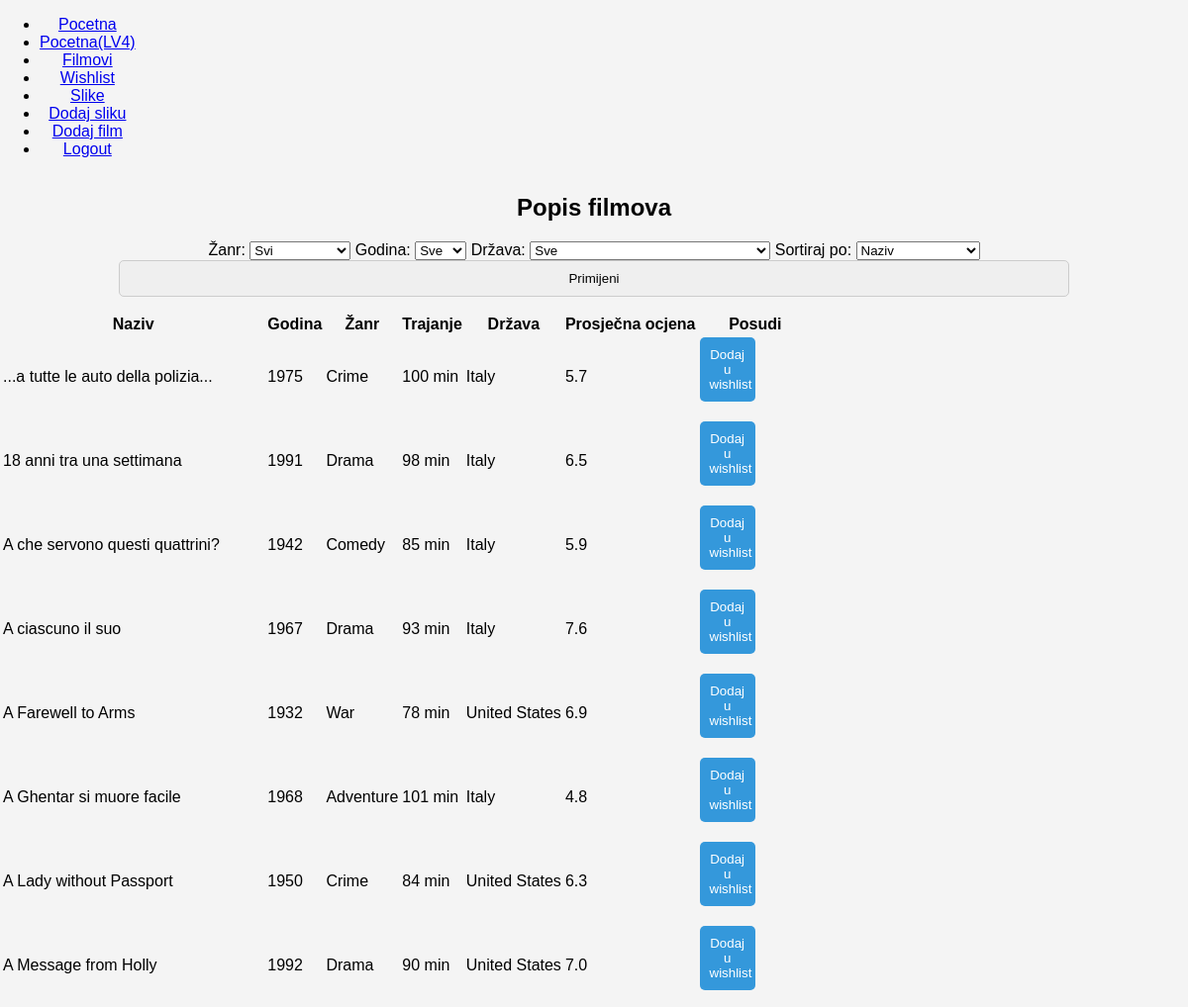
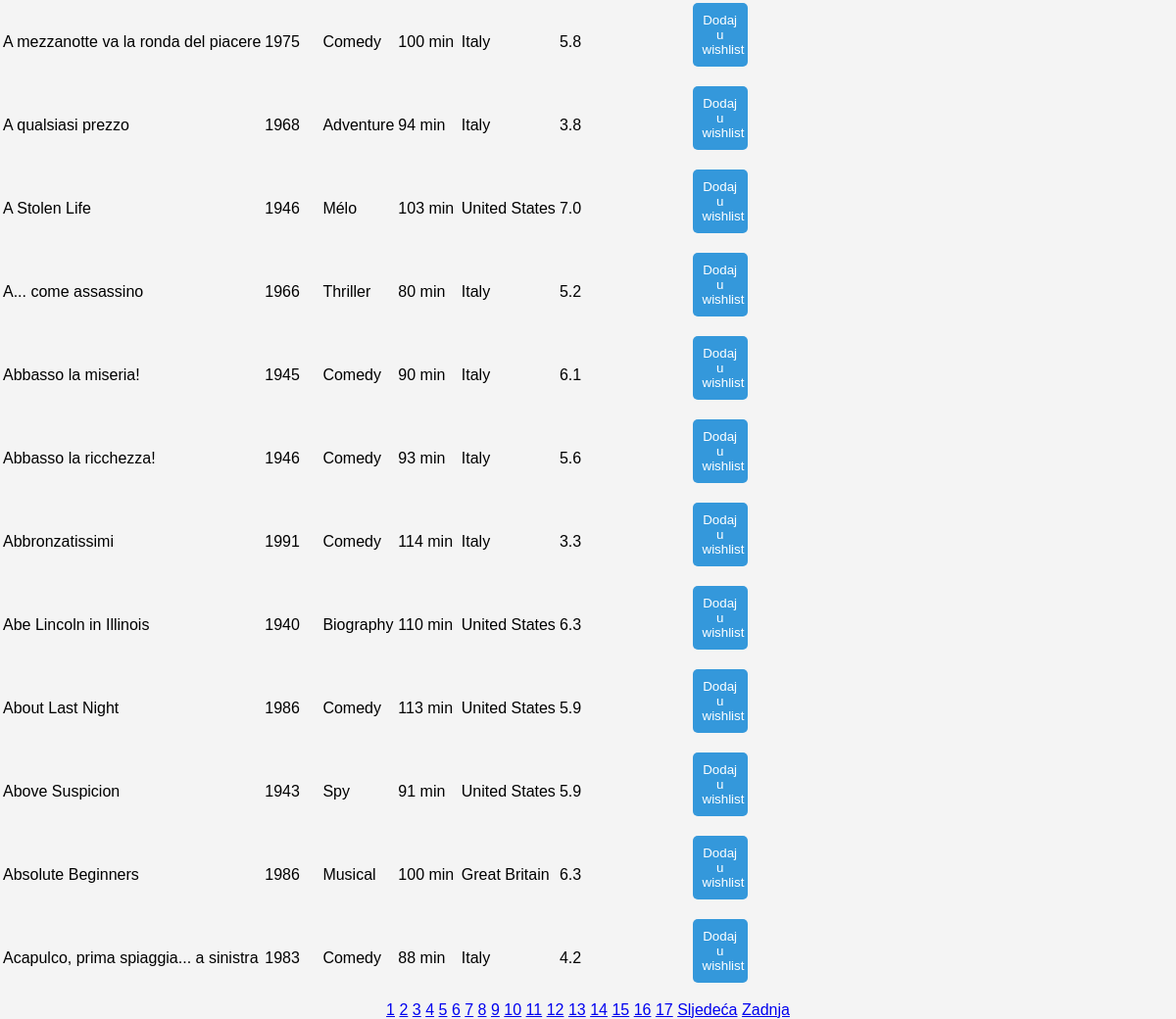
Screenshot of /filmovi/filmovi.php (signed in) with the database file from the repository (2 pictures, top to bottom).
### tables this page shows
CREATE TABLE `movies` (
  `filmtv_id` int(11) NOT NULL,
  `title` varchar(43) DEFAULT NULL,
  `year` int(4) DEFAULT NULL,
  `genre` varchar(11) DEFAULT NULL,
  `duration` int(3) DEFAULT NULL,
  `country` varchar(37) DEFAULT NULL,
  `directors` varchar(86) DEFAULT NULL,
  `actors` varchar(253) DEFAULT NULL,
  `avg_vote` decimal(2,1) DEFAULT NULL,
  `critics_vote` decimal(3,2) DEFAULT NULL,
  `public_vote` decimal(3,1) DEFAULT NULL,
  `total_votes` int(3) DEFAULT NULL,
  `description` varchar(1099) DEFAULT NULL,
  `notes` varchar(492) DEFAULT NULL,
  `humor` int(1) DEFAULT NULL,
  `rhythm` int(1) DEFAULT NULL,
  `effort` int(1) DEFAULT NULL,
  `tension` int(1) DEFAULT NULL,
  `erotism` int(1) DEFAULT NULL
);

### filmovi/filmovi.php (the view, shortened to what this page needs)
<?php
include("../db.php");
include('../header.php');
$wishlist_ids = [];
$sort = $_GET['sort'] ?? 'title';
$records_per_page = 20;
$current_page = isset($_GET['page']) && is_numeric($_GET['page']) ? (int)$_GET['page'] : 1;
$offset = ($current_page - 1) * $records_per_page;
$count_sql = "SELECT COUNT(*) FROM movies WHERE 1=1";
$total_records = mysqli_fetch_array(mysqli_query($con, $count_sql))[0];
$total_pages = ceil($total_records / $records_per_page);
$sql = "SELECT * FROM movies WHERE 1=1";
$sql .= " ORDER BY $sort LIMIT $records_per_page OFFSET $offset";
$result = mysqli_query($con, $sql);
$filter_params = '';
if (!empty($sort)) $filter_params .= '&sort=' . urlencode($sort);
?>
<!DOCTYPE html>
<html>
<head>
    <link rel="stylesheet" href="../css/style.css">
</head>
<body>
<h2>Popis filmova</h2>
<form method="GET" class="filter-box">
    Žanr:
    <select name="genre">
        <option value="">Svi</option>
    </select>
    Godina:
    <select name="year">
        <option value="">Sve</option>
    </select>
    Država:
    <select name="country">
        <option value="">Sve</option>
    </select>
    Sortiraj po:
    <select name="sort">
        <option value="title" <?= $sort == 'title' ? 'selected' : '' ?>>Naziv</option>
    </select>
    <input type="submit" value="Primijeni">
</form>
<table>
    <tr>
        <th>Naziv</th>
        <th>Godina</th>
        <th>Žanr</th>
        <th>Trajanje</th>
        <th>Država</th>
        <th>Prosječna ocjena</th>
        <th>Posudi</th>
    </tr>
    <?php while ($row = mysqli_fetch_assoc($result)) { ?>
        <tr>
            <td><?= htmlspecialchars($row['title']) ?></td>
            <td><?= $row['year'] ?></td>
            <td><?= htmlspecialchars($row['genre']) ?></td>
            <td><?= $row['duration'] ?> min</td>
            <td><?= htmlspecialchars($row['country']) ?></td>
            <td><?= htmlspecialchars($row['avg_vote']) ?></td>
            <td>
                <?php if (in_array($row['filmtv_id'], $wishlist_ids)) { ?>
                    <span>U wishlisti</span>
                <?php } else { ?>
                    <form method="POST" action="add_to_wishlist.php">
                        <button type="submit">Dodaj u wishlist</button>
                    </form>
                <?php } ?>
            </td>
        </tr>
    <?php } ?>
</table>
<div class="pagination">
    <?php for ($i = 1; $i <= $total_pages; $i++): ?>
        <a href="?page=<?= $i ?><?= $filter_params ?>" <?= $i == $current_page ? 'class="active"' : '' ?>><?= $i ?></a>
    <?php endfor; ?>
    <?php if ($current_page < $total_pages): ?>
        <a href="?page=<?= $current_page + 1 ?><?= $filter_params ?>">Sljedeća</a>
        <a href="?page=<?= $total_pages ?><?= $filter_params ?>">Zadnja</a>
    <?php endif; ?>
</div>
</body>
</html>

### header.php (shortened to what this page needs)
<head>
    <link rel="stylesheet" type="text/css" href="../css/style.css">
</head>
<body>
    <div class="header">
        <nav>
            <ul class="nav-list">
                <?php if (isset($_SESSION["username"])): ?>
                    <li><a href="../index.html">Pocetna</a></li>
                    <li><a href="../lv4.php">Pocetna(LV4)</a></li>
                    <li><a href="/filmovi/filmovi.php">Filmovi</a></li>
                    <li><a href="/filmovi/wishlist.php">Wishlist</a></li>
                    <li><a href="/slike/slike.php">Slike</a></li>
                    <li><a href="/slike/upload.php">Dodaj sliku</a></li>
                    <?php if (isset($_SESSION["role"]) && $_SESSION["role"] === "admin"): ?>
                        <li><a href="/filmovi/new_movie.php">Dodaj film</a></li>
                    <?php endif; ?>
                    <li><a href="/logout.php">Logout</a></li>
                <?php else: ?>
                    <li><a href="/login.php">Login</a></li>
                    <li><a href="/register.php">Register</a></li>
                <?php endif; ?>
            </ul>
        </nav>
    </div>
</body>

### style.css (style rules this page uses)
body { font-family: Arial, sans-serif; margin: 0; padding: 0; background-color: #f4f4f4; text-align: center; }
nav { display: flex; justify-content: start; list-style: none; padding: 0; margin: 0; }
input, button { width: 80%; padding: 10px; border: 1px solid #ccc; border-radius: 5px; }
button { background-color: #3498db; color: white; border: none; cursor: pointer; width: 50%; }

### rows the page displays
movies: title "...a tutte le auto della polizia...", year "1975", genre "Crime", duration "100", country "Italy", avg_vote "5.7"
movies: title "18 anni tra una settimana", year "1991", genre "Drama", duration "98", country "Italy", avg_vote "6.5"
movies: title "A che servono questi quattrini?", year "1942", genre "Comedy", duration "85", country "Italy", avg_vote "5.9"
movies: title "A ciascuno il suo", year "1967", genre "Drama", duration "93", country "Italy", avg_vote "7.6"
movies: title "A Farewell to Arms", year "1932", genre "War", duration "78", country "United States", avg_vote "6.9"
movies: title "A Ghentar si muore facile", year "1968", genre "Adventure", duration "101", country "Italy", avg_vote "4.8"
movies: title "A Lady without Passport", year "1950", genre "Crime", duration "84", country "United States", avg_vote "6.3"
movies: title "A Message from Holly", year "1992", genre "Drama", duration "90", country "United States", avg_vote "7.0"
movies: title "A mezzanotte va la ronda del piacere", year "1975", genre "Comedy", duration "100", country "Italy", avg_vote "5.8"
movies: title "A qualsiasi prezzo", year "1968", genre "Adventure", duration "94", country "Italy", avg_vote "3.8"
movies: title "A Stolen Life", year "1946", genre "Mélo", duration "103", country "United States", avg_vote "7.0"
movies: title "A... come assassino", year "1966", genre "Thriller", duration "80", country "Italy", avg_vote "5.2"
movies: title "Abbasso la miseria!", year "1945", genre "Comedy", duration "90", country "Italy", avg_vote "6.1"
movies: title "Abbasso la ricchezza!", year "1946", genre "Comedy", duration "93", country "Italy", avg_vote "5.6"
movies: title "Abbronzatissimi", year "1991", genre "Comedy", duration "114", country "Italy", avg_vote "3.3"
movies: title "Abe Lincoln in Illinois", year "1940", genre "Biography", duration "110", country "United States", avg_vote "6.3"
movies: title "About Last Night", year "1986", genre "Comedy", duration "113", country "United States", avg_vote "5.9"
movies: title "Above Suspicion", year "1943", genre "Spy", duration "91", country "United States", avg_vote "5.9"
movies: title "Absolute Beginners", year "1986", genre "Musical", duration "100", country "Great Britain", avg_vote "6.3"
movies: title "Acapulco, prima spiaggia... a sinistra", year "1983", genre "Comedy", duration "88", country "Italy", avg_vote "4.2"
